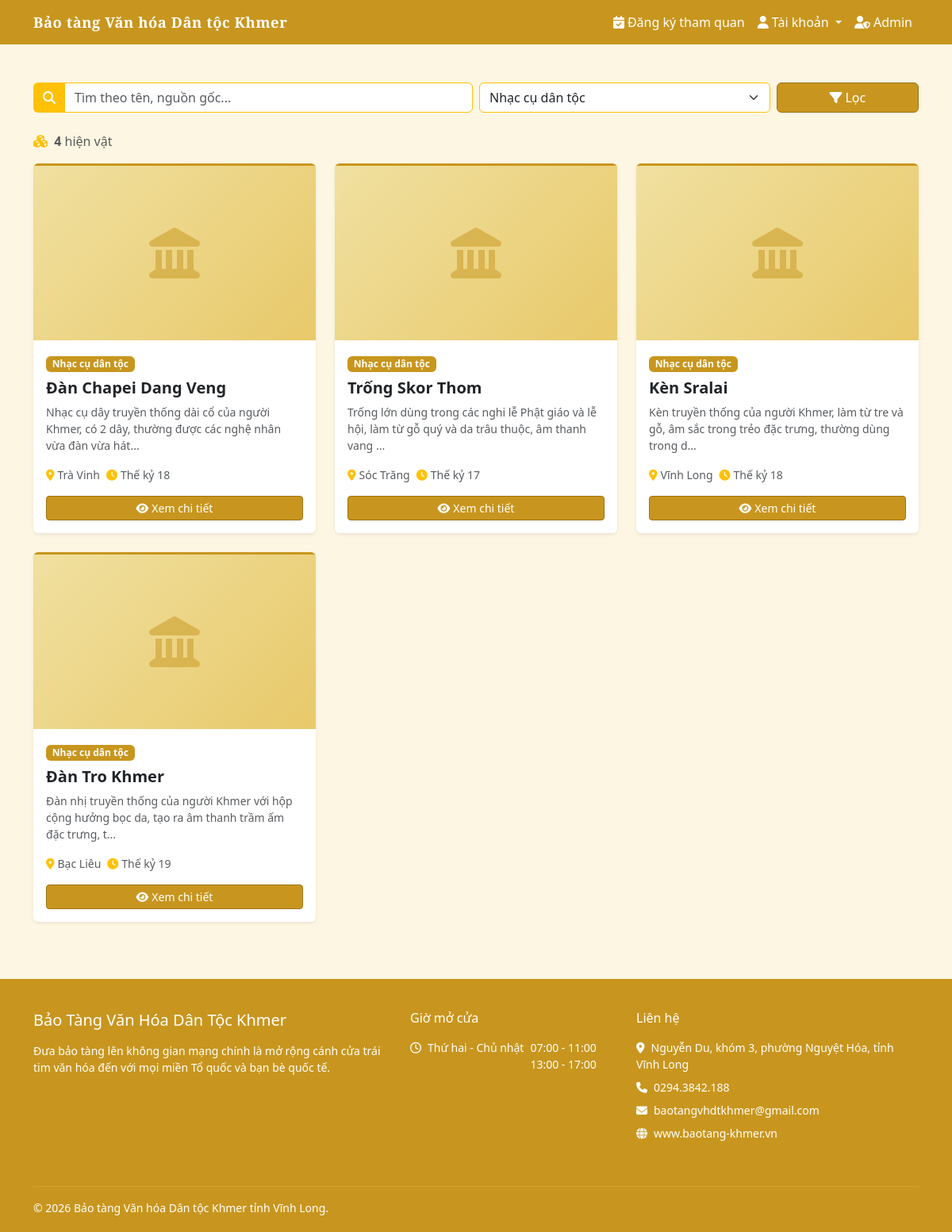
Screenshot of /artifacts.php?category=2 with the database file from the repository.
### tables this page shows
CREATE TABLE artifacts (
    id INT AUTO_INCREMENT PRIMARY KEY,
    name VARCHAR(200) NOT NULL,
    description TEXT,
    origin VARCHAR(200),
    period VARCHAR(100),
    image VARCHAR(255),
    category_id INT,
    admin_id INT,
    created_at DATETIME DEFAULT CURRENT_TIMESTAMP,
    CONSTRAINT fk_artifact_category FOREIGN KEY (category_id) REFERENCES categories(id) ON DELETE SET NULL ON UPDATE CASCADE,
    CONSTRAINT fk_artifact_admin FOREIGN KEY (admin_id) REFERENCES admins(id) ON DELETE SET NULL ON UPDATE CASCADE
);

CREATE TABLE categories (
    id INT AUTO_INCREMENT PRIMARY KEY,
    name VARCHAR(100) NOT NULL
);

### artifacts.php (the view, shortened to what this page needs)
<?php
require_once 'config/db.php';
include 'includes/header.php';
$categories = $conn->query("SELECT * FROM categories ORDER BY name");
$filter_cat = isset($_GET['category']) ? (int)$_GET['category'] : 0;
$search = isset($_GET['search']) ? $conn->real_escape_string(trim($_GET['search'])) : '';
$where = "WHERE 1=1";
if ($filter_cat > 0) $where .= " AND a.category_id = $filter_cat";
$artifacts = $conn->query("SELECT a.*, c.name as category_name
                           FROM artifacts a
                           LEFT JOIN categories c ON a.category_id = c.id
                           $where ORDER BY a.created_at DESC");
?>
<div class="container my-5">
    <form method="GET" class="row g-2 mb-4">
        <div class="col-md-6">
            <div class="input-group">
                <span class="input-group-text bg-warning text-white border-0"><i class="fas fa-search"></i></span>
                <input type="text" name="search" class="form-control border-warning" placeholder="Tìm theo tên, nguồn gốc..." value="<?= htmlspecialchars($search) ?>">
            </div>
        </div>
        <div class="col-md-4">
            <select name="category" class="form-select border-warning">
                <?php $categories->data_seek(0); while ($cat = $categories->fetch_assoc()): ?>
                <option value="<?= $cat['id'] ?>" <?= $filter_cat == $cat['id'] ? 'selected' : '' ?>>
                    <?= htmlspecialchars($cat['name']) ?>
                </option>
                <?php endwhile; ?>
            </select>
        </div>
        <div class="col-md-2">
            <button type="submit" class="btn btn-warning text-white w-100">
                <i class="fas fa-filter me-1"></i>Lọc
            </button>
        </div>
    </form>
    <p class="text-muted mb-3">
        <i class="fas fa-cubes me-1 text-warning"></i>
        <strong><?= $artifacts->num_rows ?></strong> hiện vật
    </p>
    <div class="row">
        <?php if ($artifacts->num_rows > 0): ?>
            <?php while ($a = $artifacts->fetch_assoc()): ?>
            <div class="col-lg-4 col-md-6 mb-4">
                <div class="card h-100 border-0 shadow-sm card-hover" style="border-top: 3px solid #C8961E !important;">
                    <?php if (!empty($a['image']) && file_exists("uploads/artifacts/" . $a['image'])): ?>
                        <img src="uploads/artifacts/<?= htmlspecialchars($a['image']) ?>"
                             class="card-img-top" style="height:220px;object-fit:cover;" alt="">
                    <?php else: ?>
                        <div class="d-flex align-items-center justify-content-center"
                             style="height:220px;background:linear-gradient(135deg,#f0e0a0,#e8c96a);">
                            <i class="fas fa-landmark fa-4x" style="color:#C8961E;opacity:0.5"></i>
                        </div>
                    <?php endif; ?>
                    <div class="card-body">
                        <?php if (!empty($a['category_name'])): ?>
                        <span class="badge mb-2" style="background:#C8961E">
                            <?= htmlspecialchars($a['category_name']) ?>
                        </span>
                        <?php endif; ?>
                        <h5 class="card-title fw-bold"><?= htmlspecialchars($a['name']) ?></h5>
                        <p class="card-text text-muted small">
                            <?= htmlspecialchars(mb_substr($a['description'] ?? '', 0, 100)) ?>...
                        </p>
                        <div class="d-flex flex-wrap gap-2 mb-3">
                            <?php if (!empty($a['origin'])): ?>
                            <small class="text-muted">
                                <i class="fas fa-map-marker-alt text-warning me-1"></i><?= htmlspecialchars($a['origin']) ?>
                            </small>
                            <?php endif; ?>
                            <?php if (!empty($a['period'])): ?>
                            <small class="text-muted">
                                <i class="fas fa-clock text-warning me-1"></i><?= htmlspecialchars($a['period']) ?>
                            </small>
                            <?php endif; ?>
                        </div>
                        <a href="artifact_detail.php?id=<?= $a['id'] ?>"
                           class="btn btn-sm btn-warning text-white w-100">
                            <i class="fas fa-eye me-1"></i>Xem chi tiết
                        </a>
                    </div>
                </div>
            </div>
            <?php endwhile; ?>
        <?php endif; ?>
    </div>
</div>
<?php include 'includes/footer.php'; ?>

### includes/header.php (style rules this page uses)
:root { --gold: #C8961E; --gold-dark: #a07010; --gold-light: #f0c040; --dark: #1a1a1a; }
body { min-height: 100vh; display: flex; flex-direction: column; background-color: #fdf6e3; }
.btn-primary-custom, .btn-warning { background-color: var(--gold); border-color: var(--gold-dark); color: #fff !important; }

### rows the page displays
artifacts: category.name "Nhạc cụ dân tộc", name "Đàn Chapei Dang Veng", description "Nhạc cụ dây truyền thống dài cổ của người Khmer, có 2 dây, thường được các nghệ nhân vừa đàn vừa hát", origin "Trà Vinh", period "Thế kỷ 18"
artifacts: category.name "Nhạc cụ dân tộc", name "Trống Skor Thom", description "Trống lớn dùng trong các nghi lễ Phật giáo và lễ hội, làm từ gỗ quý và da trâu thuộc, âm thanh vang", origin "Sóc Trăng", period "Thế kỷ 17"
artifacts: category.name "Nhạc cụ dân tộc", name "Kèn Sralai", description "Kèn truyền thống của người Khmer, làm từ tre và gỗ, âm sắc trong trẻo đặc trưng, thường dùng trong d", origin "Vĩnh Long", period "Thế kỷ 18"
artifacts: category.name "Nhạc cụ dân tộc", name "Đàn Tro Khmer", description "Đàn nhị truyền thống của người Khmer với hộp cộng hưởng bọc da, tạo ra âm thanh trầm ấm đặc trưng, t", origin "Bạc Liêu", period "Thế kỷ 19"

### other values shown
$artifacts->num_rows "4"
$footerEscape($footerSettings['museum_name']) "Bảo Tàng Văn Hóa Dân Tộc Khmer"
$footerEscape($footerSettings['description']) "Đưa bảo tàng lên không gian mạng chính là mở rộng cánh cửa trái tim văn hóa đến với mọi miền Tổ quốc và bạn bè quốc tế."
$footerEscape($footerSettings['opening_days']) "Thứ hai - Chủ nhật"
$footerEscape($footerSettings['opening_hours']) "07:00 - 11:00 13:00 - 17:00"
$footerEscape($footerSettings['address']) "Nguyễn Du, khóm 3, phường Nguyệt Hóa, tỉnh Vĩnh Long"
$footerEscape($footerSettings['phone']) "0294.3842.188"
$footerEscape($footerSettings['email']) "baotangvhdtkhmer@gmail.com"
$footerEscape($footerSettings['website']) "www.baotang-khmer.vn"
$footerEscape($footerSettings['copyright']) "© 2026 Bảo tàng Văn hóa Dân tộc Khmer tỉnh Vĩnh Long."
form field category "Nhạc cụ dân tộc"
